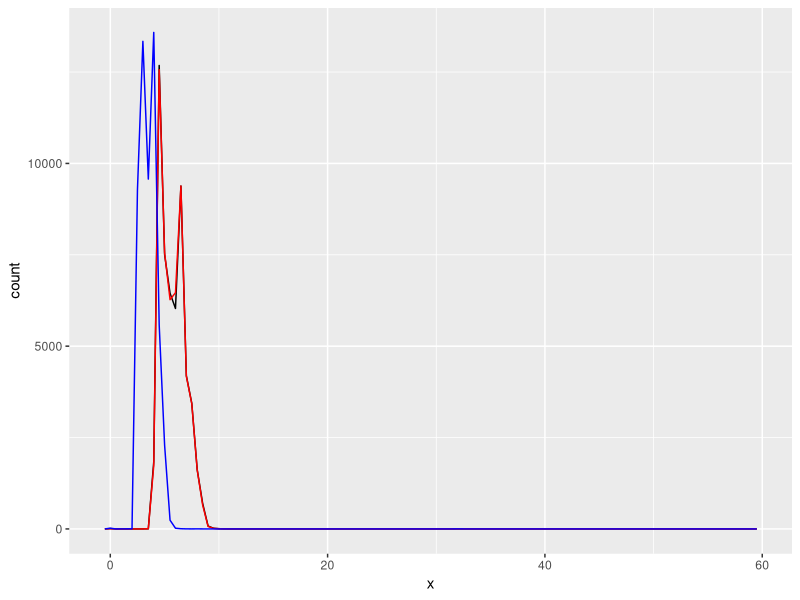
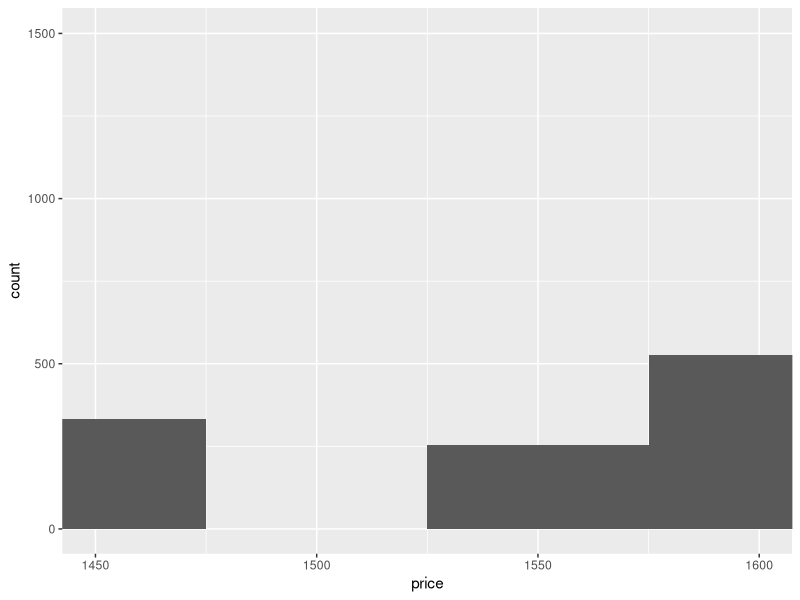

Write R code to recreate these figures, in order.
## ---- chunk 1
library(tidyverse)
## ---- chunk 2
diamonds %>% 
  ggplot()+
    geom_freqpoly(aes(x), binwidth = 0.5,color="black")+
    geom_freqpoly(aes(y), binwidth = 0.5,color="red")+
    geom_freqpoly(aes(z), binwidth = 0.5,color="blue")
## ---- chunk 3
diamonds %>% 
  ggplot()+
    geom_histogram(aes(price),binwidth = 50)+
    coord_cartesian(xlim = c(1450,1600))
## ---- chunk 4
diamonds %>% 
  filter(between(carat,0.99,1.01)) %>% 
  count(carat)
